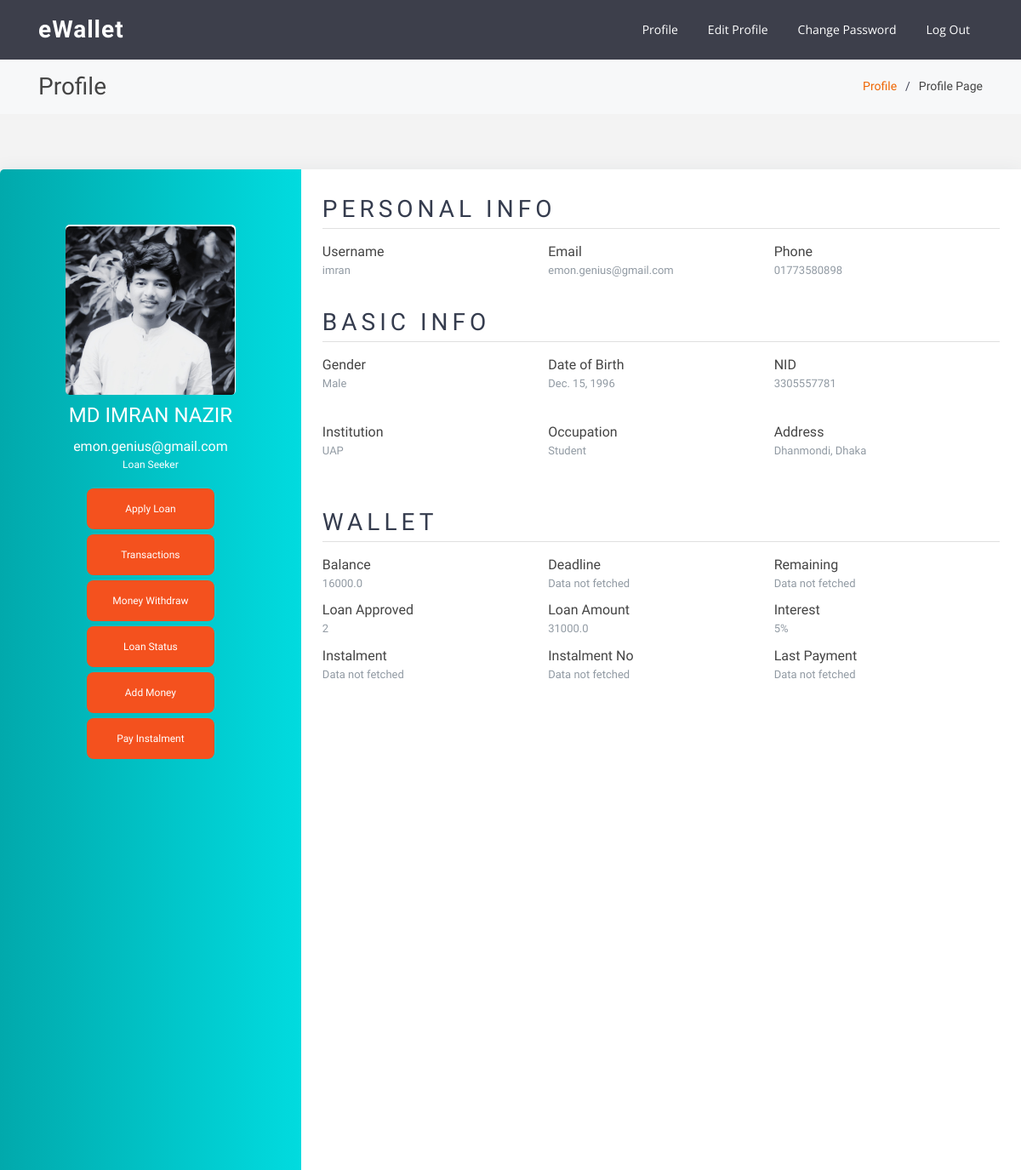
/profile/ (signed in), run on the app's committed database.
### loan_seeker/models.py (models this page shows, shortened)
class LoanSeeker(models.Model):
    wallet_no = models.OneToOneField(User, on_delete=models.CASCADE)
    name = models.CharField(max_length=50, default='')
    gender = models.CharField(max_length=6, default='')
    dob = models.DateField(auto_now=False, auto_now_add=False)
    occupation = models.CharField(max_length=50, default='')
    institution = models.CharField(max_length=50, default='')
    email = models.EmailField(max_length=50, default='')
    nid = models.CharField(max_length=17, default='')
    image = models.ImageField(upload_to='images', default='default.png')
    phone = models.CharField(max_length=11, default='')
    address = models.CharField(max_length=100, default='', null=True)
    class Meta:
        db_table = 'Loan_seeker'

class LoanSeekersWallet(models.Model):
    wallet_no = models.OneToOneField(LoanSeeker, on_delete=models.CASCADE)
    balance = models.FloatField(default=0.0)
    loan_amount = models.FloatField(default=0.0)
    deadline = models.DateField(auto_now=False, auto_now_add=False, null=True)
    loans_approved = models.IntegerField(default=0.0)
    class Meta:
        db_table = 'Loan_seekers_Wallet'

### user_account/views.py (the view)
# urls.py: path('profile/', views.profile, name='profile'),
@login_required
def profile(request):
    if request.user.is_authenticated:
        user = User.objects.get(username__iexact=request.user)
        details = users_account.objects.get(username__exact=user)
        data = LoanSeeker.objects.get(wallet_no=details.username_id)
        wallet_data = LoanSeekersWallet.objects.get(wallet_no=data.id)
        loan_data = Loan.objects.all()
        total_loan = 0.0
        count = 0
        for c in loan_data:
            total_loan += c.loan_amount
            if c.loan_approval == 'Accepted':
                count += 1
        print(total_loan, count)
        loan_type = ''
        if details.usertype == 'loanseeker':
            loan_type = 'Loan Seeker'
        else:
            loan_type = 'Investor'
        context = {
            'usertype': loan_type,
            'wallet_no': data.wallet_no,
            'username': user.username,
            'name': data.name,
            'gender': data.gender,
            'dob': data.dob,
            'occupation': data.occupation,
            'institution': data.institution,
            'email': data.email,
            'nid': data.nid,
            'image': data.image,
            'phone': data.phone,
            'address': data.address,
            'balance': wallet_data.balance,
            'loan_amount': total_loan,
            'loans_approved': count,
        }
        print('Context -> ', context)
        return render(request, 'profile.html', context)
    else:
        return render(request, 'signin.html', {})

### templates/profile.html (shortened to what this page needs)
{% load static %}
<!DOCTYPE html>
<html lang="en">
   <head>
      <link href="{% static 'assets/vendor/bootstrap/css/bootstrap.min.css' %}" rel="stylesheet">
      <link href="{% static 'assets/vendor/icofont/icofont.min.css' %}" rel="stylesheet">
      <link href="{% static 'assets/vendor/boxicons/css/boxicons.min.css' %}" rel="stylesheet">
      <link href="{% static 'assets/vendor/animate.css/animate.min.css' %}" rel="stylesheet">
      <link href="{% static 'assets/vendor/remixicon/remixicon.css' %}" rel="stylesheet">
      <link href="{% static 'assets/vendor/line-awesome/css/line-awesome.min.css' %}" rel="stylesheet">
      <link href="{% static 'assets/vendor/venobox/venobox.css' %}" rel="stylesheet">
      <link href="{% static 'assets/vendor/owl.carousel/assets/owl.carousel.min.css' %}" rel="stylesheet">
      <link href="{% static 'assets/vendor/aos/aos.css' %}" rel="stylesheet">
      <link href="{% static 'assets/css/style.css' %}" rel="stylesheet">
      <link href="{% static 'css/profile.css' %}" rel="stylesheet">
      <link href="{% static 'css/button-style.css' %}" rel="stylesheet">
   </head>
   <body>
      <header id="header" class="fixed-top d-flex align-items-center ">
         <div class="container d-flex align-items-center">
            <div class="logo mr-auto">
               <h1 class="text-light"><a href="{% url 'profile' %}">eWallet</a></h1>
            </div>
            <nav class="nav-menu d-none d-lg-block">
               <ul>
                  <li><a href="{% url 'profile' %}">Profile</a></li>
                  <li><a href="#">Edit Profile</a></li>
                  <li><a href="{% url 'password_change' %}">Change Password</a></li>
                  <li><a href="{% url 'signout' %}">Log Out</a></li>
               </ul>
            </nav>
         </div>
      </header>
      <main id="main">
         <section class="breadcrumbs">
            <div class="container">
               <div class="d-flex justify-content-between align-items-center">
                  <h2>Profile</h2>
                  <ol>
                     <li><a href="#">Profile</a></li>
                     <li>Profile Page</li>
                  </ol>
               </div>
            </div>
         </section>
         <section class="inner-page">
            <div class="container">
               <div class="wrapper">
                  <div class="left">
                     <img src="{{ image }}" alt="user" width="200">
                     <h4>{{ name }}</h4>
                     <a>{{ email }}</a>
                     <p>{{ usertype }}</p>
                     <button onclick="location.href = {% url 'loan_app' %} " class="button"><span>Apply Loan</span></button>
                     <button onclick="location.href='https://www.google.com'" class="button"><span>Transactions</span></button>
                     <button onclick="location.href='https://www.google.com'" class="button"><span>Money Withdraw</span></button>
                     <button onclick="location.href='{% url 'loan_status' %}'" class="button"><span>Loan Status</span></button>
                     <button onclick="location.href='{% url 'deposit' %}'" class="button"><span>Add Money</span></button>
                     <button onclick="location.href='{% url 'pay_instalment' %}'" class="button"><span>Pay Instalment</span></button>
                  </div>
                  <div class="right">
                     <div class="info">
                        <h3>Personal Info</h3>
                        <div class="info_data">
                           <div class="data">
                              <a>Username</a>
                              <p>{{ username }}</p>
                           </div>
                           <div class="data">
                              <a>Email</a>
                              <p>{{ email }}</p>
                           </div>
                           <div class="data">
                              <a>Phone</a>
                              <p>{{ phone }}</p>
                           </div>
                        </div>
                     </div>
                     <div class="info">
                        <h3>Basic Info</h3>
                        <div class="info_data">
                           <div class="data">
                              <a>Gender</a>
                              <p>{{ gender }}</p>
                           </div>
                           <div class="data">
                              <a>Date of Birth</a>
                              <p>{{ dob }}</p>
                           </div>
                           <div class="data">
                              <a>NID</a>
                              <p>{{ nid }}</p>
                           </div>
                        </div>
                     </div>
                     <div class="Wallet">
                        <div class="projects_data">
                           <div class="data">
                              <a>Institution</a>
                              <p>{{ institution }}</p>
                           </div>
                           <div class="data">
                              <a>Occupation</a>
                              <p>{{ occupation }}</p>
                           </div>
                           <div class="data">
                              <a>Address</a>
                              <p>{{ address }}</p>
                           </div>
                        </div>
                     </div>
                     <br>
                     <br>
                     {% block loan_seeker %}
                     {% if usertype == 'Loan Seeker' %}
                     <div class="projects">
                        <h3>Wallet</h3>
                        <div class="Wallet">
                           <div class="projects_data">
                              <div class="data">
                                 <a>Balance</a>
                                 <p>{{ balance }}</p>
                              </div>
                              <div class="data">
                                 <a>Deadline</a>
                                 <p>Data not fetched</p>
                              </div>
                              <div class="data">
                                 <a>Remaining</a>
                                 <p>Data not fetched</p>
                              </div>
                           </div>
                        </div>
                        <div class="Wallet">
                           <div class="projects_data">
                              <div class="data">
                                 <a>Loan Approved</a>
                                 <p>{{ loans_approved }}</p>
                              </div>
                              <div class="data">
                                 <a>Loan Amount</a>
                                 <p>{{ loan_amount }}</p>
                              </div>
                              <div class="data">
                                 <a>Interest</a>
                                 <p>5%</p>
                              </div>
                           </div>
                        </div>
                        <div class="Wallet">
                           <div class="projects_data">
                              <div class="data">
                                 <a>Instalment</a>
                                 <p>Data not fetched</p>
                              </div>
                              <div class="data">
                                 <a>Instalment No</a>
                                 <p>Data not fetched</p>
                              </div>
                              <div class="data">
                                 <a>Last Payment</a>
                                 <p>Data not fetched</p>
                              </div>
                           </div>
                        </div>
                     </div>
                     {% endif %}
                     {% endblock %}
                  </div>
               </div>
            </div>
         </section>
      </main>
   </body>
</html>

### static/assets/css/style.css (style rules this page uses)
body { font-family: "Open Sans", sans-serif; color: #444444; }
a { color: #ef6603; }
h1, h2, h3, h4, h5, h6 { font-family: "Raleway", sans-serif; }
#header { height: 70px; transition: all 0.5s; z-index: 997; transition: all 0.5s; background: rgba(42, 44, 57, 0.9); }
#header .logo h1 { font-size: 28px; margin: 0; padding: 0; line-height: 1; font-weight: 700; letter-spacing: 1px; }
#header .logo h1 a, #header .logo h1 a:hover { color: #fff; text-decoration: none; }
.nav-menu, .nav-menu * { margin: 0; padding: 0; list-style: none; }
.nav-menu > ul > li { position: relative; white-space: nowrap; float: left; }
.nav-menu a { display: block; position: relative; color: #fff; padding: 5px 15px 7px 15px; margin-left: 5px; transition: 0.3s; font-size: 14px; border-radius: 50px; font-family: "Open Sans", sans-serif; }
section { padding: 60px 0; overflow: hidden; }
.breadcrumbs { padding: 15px 0; margin-top: 70px; background: #f7f8f9; min-height: 40px; }
.breadcrumbs h2 { font-size: 28px; font-weight: 400; margin: 0; }
.breadcrumbs ol { display: flex; flex-wrap: wrap; list-style: none; padding: 0; margin: 0; font-size: 14px; }
.breadcrumbs ol li + li { padding-left: 10px; }
.breadcrumbs ol li + li::before { display: inline-block; padding-right: 10px; color: #404356; content: "/"; }

### static/css/profile.css (style rules this page uses)
* { margin: 0; padding: 0; box-sizing: border-box; list-style: none; font-family: 'Josefin Sans', sans-serif; }
body { background-color: #f3f3f3; }
.wrapper { position: absolute; top: 14.5%; left: 0%; transform: translate(0%, 0%); width: 100%; height: 100%; display: flex; box-shadow: 0 1px 20px 0 rgba(69,90,100,.08); }
.wrapper .left { width: 40%; background: linear-gradient(to right,#01a9ac,#01dbdf); padding: 65px 35px; border-top-left-radius: 5px; border-bottom-left-radius: 5px; text-align: center; color: #fff; }
.wrapper .left img { border-radius: 5px; margin-bottom: 10px; }
.wrapper .left h4 { margin-bottom: 10px; }
.wrapper .left p { font-size: 12px; }
.wrapper .right { width: 100%; background: #fff; padding: 30px 25px; }
.wrapper .right .info, .wrapper .right .projects { margin-bottom: 25px; }
.wrapper .right .info h3, .wrapper .right .projects h3 { margin-bottom: 15px; padding-bottom: 5px; border-bottom: 1px solid #e0e0e0; color: #353c4e; text-transform: uppercase; letter-spacing: 5px; }
.wrapper .right .info_data, .wrapper .right .projects_data { display: flex; justify-content: space-between; }
.wrapper .right .info_data .data, .wrapper .right .projects_data .data { width: 45%; }
.wrapper .right .info_data .data p, .wrapper .right .projects_data .data p { font-size: 13px; margin-bottom: 10px; color: #919aa3; }

### static/css/button-style.css (style rules this page uses)
.button { border-radius: 8px; background-color: #f4511e; border: none; color: #FFFFFF; text-align: center; font-size: 12px; padding: 15px; width: 150px; transition: all 0.5s; cursor: pointer; margin: 3px; }
.button span { cursor: pointer; display: inline-block; position: relative; transition: 0.5s; }
.button span:after { content: '\00bb'; position: absolute; opacity: 0; top: 0; right: -20px; transition: 0.5s; }

### data on the page
LoanSeeker: image (picture), name "MD IMRAN NAZIR", email "emon.genius@gmail.com", phone "01773580898", gender "Male", dob "Dec. 15, 1996", nid "3305557781", institution "UAP", occupation "Student", address "Dhanmondi, Dhaka"
LoanSeekersWallet: balance "16000.0"

### other printed values
{{ usertype }} "Loan Seeker"
{{ username }} "imran"
{{ loans_approved }} "2"
{{ loan_amount }} "31000.0"
